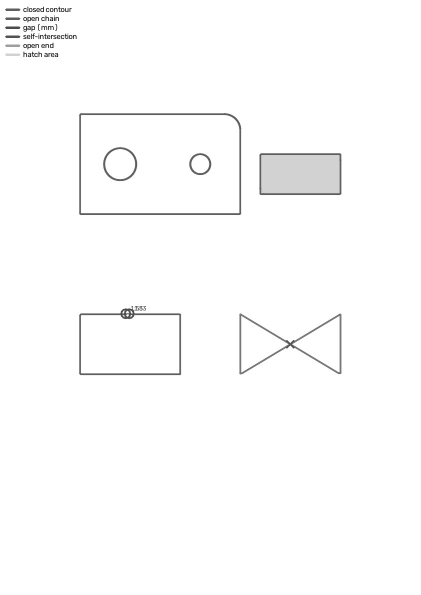
#> input picture mlcv/examples/control_png_geometry.jpg, 841 x 1189 px (shown at 1/2 size)
$ python pipeline.py ../../../mlcv/examples/control_png_geometry.jpg out.png
#> lines starting #> are read from the running program, lines starting #| are printed output that depends on the picture; after the words box and inside, x2 and y2 are one past the last pixel; in counts of white or black regions, pixels touching at a corner belong together
### runs/klapan_png2dxf/pipeline_b/raster.py
"""Raster loading, binarisation, skew estimate and px<->mm calibration on the sheet trim line."""
import math

import cv2
import numpy as np

SHEETS = {"A0": (1189, 841), "A1": (841, 594), "A2": (594, 420), "A3": (420, 297), "A4": (210, 297)}


def load_gray(path):
    img = cv2.imdecode(np.fromfile(str(path), dtype=np.uint8), cv2.IMREAD_GRAYSCALE)
    if img is None:
        raise IOError(f"cannot read {path}")
    return img


def binarize(gray):
    """Otsu on a lightly blurred image; ink = 1."""
    blur = cv2.GaussianBlur(gray, (3, 3), 0)
    _, bw = cv2.threshold(blur, 0, 1, cv2.THRESH_BINARY_INV + cv2.THRESH_OTSU)
    return bw.astype(np.uint8)


def estimate_skew(bw):
    h, w = bw.shape
    small = cv2.resize(bw * 255, None, fx=0.25, fy=0.25, interpolation=cv2.INTER_AREA)
    lines = cv2.HoughLinesP((small > 64).astype(np.uint8) * 255, 1, np.pi / 3600, threshold=200,
                            minLineLength=small.shape[1] // 3, maxLineGap=4)
    if lines is None:
        return 0.0
    angs = []
    for x1, y1, x2, y2 in lines.reshape(-1, 4):
        a = math.degrees(math.atan2(y2 - y1, x2 - x1))
        if abs(a) < 5:
            angs.append(a)
        elif abs(abs(a) - 90) < 5:
            angs.append(a - 90 * np.sign(a))
    return float(np.median(angs)) if angs else 0.0


# [6 lines left out: function deskew, not called in this run]


def calibrate(bw, sheet=None):
    """Find the outermost long horizontal/vertical lines (sheet trim line) and map them to the
    nominal sheet size. If `sheet` is None it is guessed from the aspect ratio (A3/A4/...)."""
    h, w = bw.shape
    rows = np.where(bw.sum(axis=1) > 0.5 * w)[0]
    cols = np.where(bw.sum(axis=0) > 0.5 * h)[0]
    if len(rows) and len(cols) and (cols.max() - cols.min()) > 0.9 * w and (rows.max() - rows.min()) > 0.9 * h:
        c0, c1, r0, r1 = _stroke_centre(cols, 0), _stroke_centre(cols, -1), _stroke_centre(rows, 0), _stroke_centre(rows, -1)
        on = "sheet trim line"
    else:
        c0, c1, r0, r1 = 0, w - 1, 0, h - 1
        on = "image size (no trim line found)"
    if sheet is None:
        sheet = guess_sheet(c1 - c0, r1 - r0)
    sw, sh = SHEETS[sheet]
    if (c1 - c0 > r1 - r0) != (sw > sh):
        sw, sh = sh, sw
    # The outermost long lines are either the sheet trim line or, when the scan is cut along the trim,
    # the inner frame (GOST 2.301 margins: 20 mm left, 5 mm elsewhere). Pick the hypothesis whose
    # x and y scales agree.
    hyps = [(on, sw, sh, 0.0, 0.0)]
    if on == "sheet trim line":
        hyps.append(("inner frame (GOST 2.301 margins)", sw - 25.0, sh - 10.0, 20.0, 5.0))
    best = min(hyps, key=lambda t: abs((c1 - c0) / t[1] / ((r1 - r0) / t[2]) - 1))
    on, fw, fh, mx, my = best
    sx, sy = (c1 - c0) / fw, (r1 - r0) / fh
    return {"sheet": sheet, "sheet_w": sw, "sheet_h": sh, "px_per_mm_x": sx, "px_per_mm_y": sy,
            "origin_px": [c0 - mx * sx, r1 + my * sy], "calibrated_on": on, "img_w": w, "img_h": h}


# [10 lines left out: function _stroke_centre, not called in this run]


def guess_sheet(wpx, hpx):
    """All A formats share the aspect; without OCR the most common archive format is chosen by
    size class assuming 150-600 dpi scans (A3 default for landscape, A4 for portrait)."""
    return "A3" if wpx > hpx else "A4"


def to_mm(cal, px, py):
    return (np.asarray(px) - cal["origin_px"][0]) / cal["px_per_mm_x"], (cal["origin_px"][1] - np.asarray(py)) / cal["px_per_mm_y"]


def to_px(cal, x, y):
    return cal["origin_px"][0] + np.asarray(x) * cal["px_per_mm_x"], cal["origin_px"][1] - np.asarray(y) * cal["px_per_mm_y"]


# [10 lines left out: function stroke_width_mm, not called in this run]

### runs/klapan_png2dxf/pipeline_b/ocr.py
"""Text detection + recognition (RapidOCR / PP-OCRv5 'eslav' recogniser: Cyrillic + Latin + digits).
Two passes (upright and rotated 90° CW) cover horizontal and vertical texts; results are merged."""
import math
import os
import re
from dataclasses import dataclass

import cv2
import numpy as np

from raster import to_mm


@dataclass
class TextItem:
    text: str
    score: float
    poly: np.ndarray          # 4x2 mm, reading order: top-left, top-right, bottom-right, bottom-left
    angle: float              # reading direction, degrees (0 = left->right, 90 = bottom->top)
    height: float             # box height across the reading direction, mm

    @property
    def center(self):
        return self.poly.mean(axis=0)

    def bbox(self):
        return (*self.poly.min(axis=0), *self.poly.max(axis=0))


_engine = None


def engine():
    global _engine
    if _engine is None:
        from rapidocr import LangRec, ModelType, OCRVersion, RapidOCR
        if os.getenv("OCR_MODEL_PATH") and not os.getenv("MODEL_DIR"):
            # Existing backend profile: only the recognizer path is configured.
            # This image does not include the separate service/ prototype.
            params = {"Rec.lang_type": LangRec.ESLAV, "Rec.ocr_version": OCRVersion.PPOCRV5,
                      "Rec.model_type": ModelType.MOBILE, "Det.limit_side_len": 6000,
                      "Det.limit_type": "max", "Global.text_score": 0.3,
                      "Global.log_level": "warning",
                      "Rec.model_path": os.environ["OCR_MODEL_PATH"]}
        else:
            # Offline profile: all assets must pass validation, with no fallback
            # to the backend profile if an asset is missing or corrupted.
            from service.models import rapidocr_params
            params = rapidocr_params()
            params.update({
                "Rec.lang_type": LangRec.ESLAV,
                "Rec.ocr_version": OCRVersion.PPOCRV5,
                "Rec.model_type": ModelType.MOBILE,
                "Det.ocr_version": OCRVersion.PPOCRV5,
                "Det.model_type": ModelType.MOBILE,
            })
        _engine = RapidOCR(params=params)
    return _engine


# [15 lines left out: function _items, not called in this run]


def run_ocr(gray, cal, scale=0.5):
    img = cv2.resize(gray, None, fx=scale, fy=scale, interpolation=cv2.INTER_AREA)
    H, W = img.shape
    eng = engine()
    items = _items(eng(cv2.cvtColor(img, cv2.COLOR_GRAY2BGR)), lambda b: b, cal, scale)
    rot = cv2.rotate(img, cv2.ROTATE_90_CLOCKWISE)
    back = lambda b: np.column_stack([b[:, 1], H - 1 - b[:, 0]])   # rotated (u, v) -> original (x, y)
    items_r = _items(eng(cv2.cvtColor(rot, cv2.COLOR_GRAY2BGR)), back, cal, scale)
    return merge(items, items_r)


# [47 lines left out: functions ocr_window, _iou, _orientation_ok, merge, not called in this run]


DIAM = "⌀"
_DIAM_LEAD = re.compile(r"^[ØøΦφ$⌀]\s*")


# [6 lines left out: function normalize, not called in this run]


_NUM = re.compile(r"(\d+(?:[.,]\d+)?)")


# [15 lines left out: function parse_dim_text, not called in this run]

### runs/klapan_png2dxf/pipeline_b/pipeline.py
"""Variant B: automatic raster -> ESKD DXF pipeline (no sheet-specific input).

usage: python pipeline.py INPUT.png OUTPUT.dxf [--sheet A3] [--report report.json]
"""
import argparse
import json
import math
import re
import sys
import time
from pathlib import Path

import cv2
import numpy as np

HERE = Path(__file__).resolve().parent
ROOT = HERE.parents[2]
sys.path.insert(0, str(ROOT))
sys.path.insert(0, str(HERE))
sys.path.insert(0, str(ROOT / "tools"))

import dims as dimsmod  # noqa: E402
import hatch as hatchmod  # noqa: E402
import symbols  # noqa: E402
from eskd_dxf import new_drawing, verify  # noqa: E402
from ocr import DIAM, parse_dim_text, run_ocr  # noqa: E402
from postproc import angle, as_dicts, dashed_chains, length, merge_collinear, snap_angles  # noqa: E402
from raster import SHEETS, binarize, calibrate, deskew, estimate_skew, load_gray, stroke_width_mm, to_mm, to_px  # noqa: E402
from vectorize import vectorize  # noqa: E402


GOST_H = (2.5, 3.5, 5.0, 7.0, 10.0, 14.0)


class Timer:
    def __init__(self):
        self.t0 = time.time()
        self.last = self.t0
        self.stages = {}

    def __call__(self, name):
        now = time.time()
        self.stages[name] = round(now - self.last, 2)
        self.last = now


# ---------------------------------------------------------------- masks

# [168 lines left out: functions text_erase_mask, cut_interval, remove_collinear_run, snap_to_dims, not called in this run]


# ---------------------------------------------------------------- leftovers

def _in_poly(pt, poly):
    return cv2.pointPolygonTest(poly.astype(np.float32), (float(pt[0]), float(pt[1])), False) >= 0


# [185 lines left out: functions drop_text_strokes, roughness_marks, place_radius_dim, title_fields, detect_frame, observations, not called in this run]


def run(img_path, out_path, sheet=None, report_path=None, observations_only=False, strict_ocr=False):
    T = Timer()
    gray = load_gray(img_path)
    bw = binarize(gray)
    skew = estimate_skew(bw)
    if abs(skew) > 0.02:
        gray = deskew(gray, skew)
        bw = binarize(gray)
    cal = calibrate(bw, sheet)
    T("load+binarize+deskew+calibrate")

    ocr_error = None
    try:
        texts = run_ocr(gray, cal)
    except Exception as exc:
        if strict_ocr:
            raise
        texts = []
        ocr_error = f"{type(exc).__name__}: {exc}"
    fmt = None
    for t in texts:
        m = re.search(r"Формат\s*[AА]\s*([0-4])", t.text.replace(" ", " "))
        if m:
            fmt = "A" + m.group(1)
    if fmt and fmt in SHEETS and fmt != cal["sheet"] and sheet is None:
        cal = calibrate(bw, fmt)
        try:
            texts = run_ocr(gray, cal)
        except Exception as exc:
            if strict_ocr:
                raise
            texts = []
            ocr_error = f"{type(exc).__name__}: {exc}"
    T("ocr")

    stroke = stroke_width_mm(bw, cal)
    # filled symbols must survive an opening wider than a line stroke (0.42 mm on clean 600 dpi renders)
    arrows, blobs, sym_erase = symbols.detect(bw, cal, d_open_mm=max(0.42, 1.6 * stroke))
    T("symbols")

    txt_erase = text_erase_mask(bw, cal, texts)
    ink = (bw & (1 - txt_erase) & (1 - sym_erase)).astype(np.uint8)
    prims, _ = vectorize(ink, cal)
    T("vectorize")

    prims = as_dicts(prims)
    prims = [e for e in prims if length(e) >= 0.35]
    lines = [e for e in prims if e["type"] == "line"]
    arcs = [e for e in prims if e["type"] == "arc"]
    lines = snap_angles(merge_collinear(lines))
    chains, lines = dashed_chains(lines, coverage=lambda a, b: dimsmod.ink_cover(bw, cal, to_px, a, b, step=0.1))
    axes = [c for c in chains if c["kind"] == "AXIS"]
    T("postprocess")

    regions, rest_idx = hatchmod.find_families(lines)
    hatch_ids = {i for r in regions for i in r["lines"]}
    nohatch = ink.copy()
    ppm = cal["px_per_mm_x"]
    for i in hatch_ids:
        a = np.array(to_px(cal, *lines[i]["p"]))
        b = np.array(to_px(cal, *lines[i]["q"]))
        cv2.line(nohatch, tuple(np.round(a).astype(int)), tuple(np.round(b).astype(int)), 0, max(3, int(0.4 * ppm)))
    hatches = []
    for r in regions:
        polys, leaked = hatchmod.region_boundary(r, lines, nohatch, cal, to_px, to_mm)
        if polys:
            hatches.append({"region": r, "polys": polys, "leaked": leaked})
    lines = [e for i, e in enumerate(lines) if i not in hatch_ids]
    T("hatch")

    dims_lin, used_ext, used_texts = dimsmod.build(arrows, lines, texts, axes, bw, cal, to_px)
    # remove dimension lines and the used parts of extension lines
    for d in dims_lin:
        a_, b_ = arrows[d["arrows"][0]], arrows[d["arrows"][1]]
        lines = remove_collinear_run(lines, a_.tip, b_.tip)
    new_lines = []
    ext_cut = []
    for d in dims_lin:
        for e in d["ext"]:
            if e:
                ext_cut.append((e[1], e[0]))
    for e in lines:
        pieces = [e]
        for over, defp in ext_cut:
            u = defp - over
            if np.linalg.norm(u) < 0.5:
                continue
            u = u / np.linalg.norm(u)
            nn = np.array([-u[1], u[0]])
            nxt = []
            for pc in pieces:
                if abs((pc["p"] - over) @ nn) < 0.2 and abs((pc["q"] - over) @ nn) < 0.2:
                    nxt += cut_interval(pc, over, defp)
                else:
                    nxt.append(pc)
            pieces = nxt
        new_lines += pieces
    lines = new_lines
    from ocr import ocr_window
    rad = dimsmod.radius_dims(arrows, arcs, texts, used_texts,
                              ocr_window=(lambda box: ocr_window(gray, cal, box)) if ocr_error is None else None)
    angd = dimsmod.angular_dims(arrows, arcs, texts, used_texts)
    used_arc_ids = {id(e) for e in arcs for d in angd if np.allclose(e["c"], d["c"]) and abs(e["r"] - d["r"]) < 1e-6}
    arcs = [e for e in arcs if id(e) not in used_arc_ids]
    used_l = {}
    leads = dimsmod.leaders(arrows, lines, used_l)
    for d in rad:
        a_ = arrows[d["arrow"]]
        leads_r = dimsmod.leaders([a_.__class__(a_.tip, a_.dir, a_.length, a_.width)], lines, used_l)
    lines = [e for k, e in enumerate(lines) if k not in used_l]
    T("dimensions")

    snap_rep = snap_to_dims(lines, arcs, dims_lin)
    T("snap")

    lines = drop_text_strokes(lines, texts)
    arcs = drop_text_strokes(arcs, texts)
    rough_ids = roughness_marks(lines)
    T("cleanup")

    frame = detect_frame(lines, cal["sheet_w"], cal["sheet_h"])
    fields = title_fields(texts, frame)

    if observations_only:
        return observations(lines, arcs, chains, hatches, dims_lin, texts, used_texts, cal, fmt, ocr_error,
                            {"radius_dimension": len(rad), "angular_dimension": len(angd),
                             "leader": len(leads), "filled_symbol": len(blobs)})

    # ------------------------------------------------------------ write DXF
    doc = new_drawing(font="isocpeur.ttf", oblique=15.0, dim_text_height=5.0, arrow=3.0)
    msp = doc.modelspace()
    for k, e in enumerate(lines):
        L = length(e)
        if L < 0.5:
            continue
        layer = "DIMS" if k in rough_ids else ("MAIN" if L >= 1.5 else "THIN")
        msp.add_line(tuple(e["p"]), tuple(e["q"]), dxfattribs={"layer": layer})
    for e in arcs:
        if e["sweep"] >= 359:
            msp.add_circle(tuple(e["c"]), e["r"], dxfattribs={"layer": "MAIN"})
        else:
            msp.add_arc(tuple(e["c"]), e["r"], e["a0"], e["a1"], dxfattribs={"layer": "MAIN"})
    for c in chains:
        att = {"layer": "AXIS"} if c["kind"] == "AXIS" else {"layer": "THIN", "linetype": "DASHED"}
        msp.add_line(tuple(c["p"]), tuple(c["q"]), dxfattribs=att)
    for h in hatches:
        r = h["region"]
        ent = msp.add_hatch(dxfattribs={"layer": "THIN"})
        ent.set_pattern_fill("ANSI31", scale=r["spacing"] / 3.175, angle=r["angle"] - 45.0)
        from ezdxf.math import Vec2
        ph = r["phase_off"] * r["normal"]
        ent.pattern.lines[0].base_point = Vec2(float(ph[0]), float(ph[1]))
        for poly, is_hole in h["polys"]:
            ent.paths.add_polyline_path([tuple(p) for p in poly], is_closed=True)
    for b in blobs:
        ent = msp.add_hatch(dxfattribs={"layer": "DIMS"})
        ent.set_solid_fill(color=256)
        ent.paths.add_polyline_path([tuple(p) for p in b.poly], is_closed=True)
    for d in dims_lin:
        ang_d = (d["angle"] - 90.001) % 180 - 89.999
        dd = msp.add_linear_dim(base=tuple(d["base"]), p1=tuple(d["p1"]), p2=tuple(d["p2"]), angle=ang_d,
                                text=d["text"], location=tuple(d["loc"]) if d["loc"] is not None else None,
                                dimstyle="ESKD", override={"dimtix": 0, "dimtofl": 1, "dimlfac": 1.0 / d.get("scale", 1.0)},
                                dxfattribs={"layer": "DIMS"})
        dd.render()
    for d in rad:
        place_radius_dim(msp, d)
    for d in angd:
        a1 = math.degrees(math.atan2(*(d["t1"] - d["c"])[::-1]))
        a2 = math.degrees(math.atan2(*(d["t2"] - d["c"])[::-1]))
        if (a2 - a1) % 360 > 180:
            a1, a2 = a2, a1
        dd = msp.add_angular_dim_cra(center=tuple(d["c"]), radius=d["r"], start_angle=a1, end_angle=a2, distance=0,
                                     text=d["text"], location=tuple(d["loc"]) if d["loc"] is not None else None,
                                     dimstyle="ESKD", dxfattribs={"layer": "DIMS"})
        dd.render()
    for ld in leads:
        msp.add_leader([tuple(map(float, p)) for p in ld["pts"]], dimstyle="ESKD", dxfattribs={"layer": "DIMS"})
    for k, t in enumerate(texts):
        if k in used_texts or t.score < 0.45:
            continue
        s = re.sub(r"^/(?=\d)", "", t.text).replace(DIAM, "%%c").replace("±", "%%p").replace("°", "%%d")
        h_est = t.glyph_h if getattr(t, "glyph_h", None) else t.height * 0.55
        h = min(GOST_H, key=lambda v: abs(math.log(v / max(h_est, 0.5))))
        up = (t.poly[0] - t.poly[3]) / (np.linalg.norm(t.poly[0] - t.poly[3]) + 1e-9)
        p0 = t.poly[3] + up * max(0.0, (t.height - h) / 2)
        ent = msp.add_text(s, height=h, rotation=t.angle,
                           dxfattribs={"layer": "TEXT", "style": "ESKD"})
        ent.set_placement(tuple(map(float, p0)))
    for k, v in fields.items():
        doc.header.custom_vars.append(k, v)
    doc.header.custom_vars.append("source", Path(img_path).name)
    doc.header.custom_vars.append("project", "PNG->DXF, joint work with 44labs")
    Path(out_path).parent.mkdir(parents=True, exist_ok=True)
    doc.saveas(out_path)
    T("write")
    problems = verify(str(out_path))
    rep = {"input": str(img_path), "output": str(out_path), "calibration": cal, "skew_deg": skew, "stroke_mm": stroke,
           "format_from_ocr": fmt, "stages_s": T.stages, "total_s": round(time.time() - T.t0, 2),
           "counts": {"texts": len(texts), "arrows": len(arrows), "blobs": len(blobs), "lines": len(lines),
                      "arcs": len(arcs), "axis_or_dashed": len(chains), "hatches": len(hatches),
                      "dims_linear": len(dims_lin), "dims_radius": len(rad), "dims_angular": len(angd),
                      "leaders": len(leads)},
           "dims_with_value": sum(1 for d in dims_lin if d["value"] is not None),
           "snap": snap_rep, "title_fields": fields, "verify": problems or "OK"}
    if report_path:
        Path(report_path).parent.mkdir(parents=True, exist_ok=True)
        with open(report_path, "w", encoding="utf-8") as f:
            json.dump(rep, f, ensure_ascii=False, indent=2, default=str)
    return rep


def main():
    ap = argparse.ArgumentParser()
    ap.add_argument("image")
    ap.add_argument("out")
    ap.add_argument("--sheet", default=None)
    ap.add_argument("--report", default=None)
    a = ap.parse_args()
    rep = run(a.image, a.out, a.sheet, a.report)
#> in load_gray, img is the input picture: shape (1189, 841); min 0, max 255, mean 252.1
#> in binarize, `_, bw = cv2.threshold(blur, 0, 1, cv2.THRESH_BINARY_INV + cv2.THRESH_O..`:
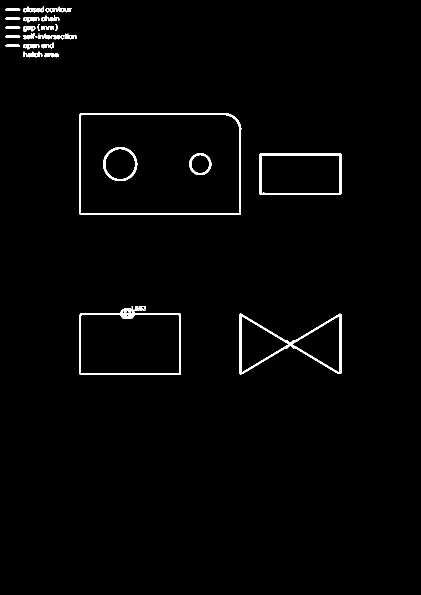
#> bw: shape (1189, 841) (shown at 1/2 size); values 0 (black) and 1 (white), 1.7% white; 31 white regions (3 under 20 px), largest, box (x1, y1, x2, y2) and area: (158, 226, 483, 430) 3950, (479, 627, 683, 749) 2729, (158, 612, 362, 750) 2701
#> in estimate_skew, `small = cv2.resize(bw * 255, None, fx=0.25, fy=0.25, interpolation=cv2..`:
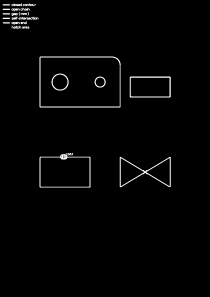
#> small: shape (297, 210); min 0, max 255, mean 4.2
#> in estimate_skew, `lines = cv2.HoughLinesP((small > 64).astype(np.uint8) * 255, 1, np.pi ..`: lines = None
#> in run, `skew = estimate_skew(bw)`: skew = 0
#> in calibrate, `rows = np.where(bw.sum(axis=1) > 0.5 * w)[0]`: rows = empty array
#> in run, `cal = calibrate(bw, sheet)`: cal = 9 items
#> in run_ocr, `img = cv2.resize(gray, None, fx=scale, fy=scale, interpolation=cv2.INT..`:
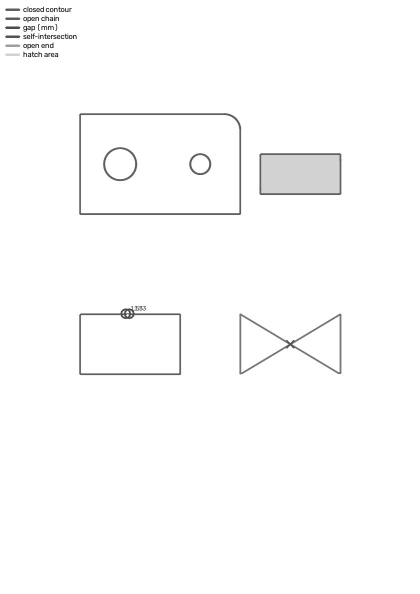
#> img: shape (594, 420); min 39, max 255, mean 252.1
    print(json.dumps({k: rep[k] for k in ("total_s", "stages_s", "counts", "verify")}, ensure_ascii=False))


if __name__ == "__main__":
    main()
#> (the call stopped at in engine, `params = rapidocr_params()`: service is not available in this run)
